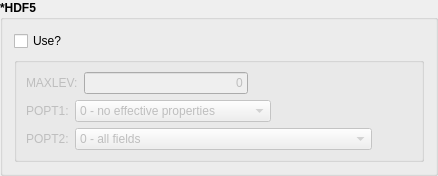
             <widget class="QGroupBox" name="kwhdf5_gb">
              <property name="font">
               <font>
                <weight>75</weight>
                <bold>true</bold>
               </font>
              </property>
              <property name="title">
               <string>*HDF5</string>
              </property>
              <property name="flat">
               <bool>true</bool>
              </property>
              <layout class="QVBoxLayout" name="verticalLayout_29">
               <item>
                <widget class="QCheckBox" name="hdf5_chk">
                 <property name="font">
                  <font>
                   <weight>50</weight>
                   <bold>false</bold>
                  </font>
                 </property>
                 <property name="toolTip">
                  <string>Select to use output results with HDF5</string>
                 </property>
                 <property name="text">
                  <string>Use?</string>
                 </property>
                </widget>
               </item>
               <item>
                <widget class="QGroupBox" name="hdf5_gb">
                 <property name="enabled">
                  <bool>false</bool>
                 </property>
                 <property name="title">
                  <string/>
                 </property>
                 <property name="flat">
                  <bool>true</bool>
                 </property>
                 <layout class="QVBoxLayout" name="verticalLayout_28">
                  <item>
                   <layout class="QVBoxLayout" name="verticalLayout_27">
                    <item>
                     <layout class="QHBoxLayout" name="horizontalLayout_3">
                      <item>
                       <widget class="QLabel" name="maxlev_label">
                        <property name="enabled">
                         <bool>false</bool>
                        </property>
                        <property name="font">
                         <font>
                          <weight>50</weight>
                          <bold>false</bold>
                         </font>
                        </property>
                        <property name="text">
                         <string>MAXLEV:</string>
                        </property>
                       </widget>
                      </item>
                      <item>
                       <widget class="QLineEdit" name="maxlev_text">
                        <property name="enabled">
                         <bool>false</bool>
                        </property>
                        <property name="font">
                         <font>
                          <weight>50</weight>
                          <bold>false</bold>
                         </font>
                        </property>
                        <property name="toolTip">
                         <string>Set maximum level output</string>
                        </property>
                        <property name="text">
                         <string>0</string>
                        </property>
                        <property name="alignment">
                         <set>Qt::AlignRight|Qt::AlignTrailing|Qt::AlignVCenter</set>
                        </property>
                       </widget>
                      </item>
                      <item>
                       <spacer name="horizontalSpacer_16">
                        <property name="orientation">
                         <enum>Qt::Horizontal</enum>
                        </property>
                        <property name="sizeHint" stdset="0">
                         <size>
                          <width>40</width>
                          <height>20</height>
                         </size>
                        </property>
                       </spacer>
                      </item>
                     </layout>
                    </item>
                    <item>
                     <layout class="QHBoxLayout" name="horizontalLayout_6">
                      <item>
                       <widget class="QLabel" name="popt1_label">
                        <property name="font">
                         <font>
                          <weight>50</weight>
                          <bold>false</bold>
                         </font>
                        </property>
                        <property name="text">
                         <string>POPT1:</string>
                        </property>
                       </widget>
                      </item>
                      <item>
                       <widget class="QComboBox" name="popt1_cb">
                        <property name="font">
                         <font>
                          <weight>50</weight>
                          <bold>false</bold>
                         </font>
                        </property>
                        <property name="toolTip">
                         <string>Set HDf5 property output specifier</string>
                        </property>
                        <item>
                         <property name="text">
                          <string>0 - no effective properties</string>
                         </property>
                        </item>
                        <item>
                         <property name="text">
                          <string>1 - effective stiffness</string>
                         </property>
                        </item>
                        <item>
                         <property name="text">
                          <string>2 - effective stiffness and CTEs</string>
                         </property>
                        </item>
                       </widget>
                      </item>
                      <item>
                       <spacer name="horizontalSpacer_17">
                        <property name="orientation">
                         <enum>Qt::Horizontal</enum>
                        </property>
                        <property name="sizeHint" stdset="0">
                         <size>
                          <width>40</width>
                          <height>20</height>
                         </size>
                        </property>
                       </spacer>
                      </item>
                     </layout>
                    </item>
                    <item>
                     <layout class="QHBoxLayout" name="horizontalLayout_5">
                      <item>
                       <widget class="QLabel" name="popt2_label">
                        <property name="font">
                         <font>
                          <weight>50</weight>
                          <bold>false</bold>
                         </font>
                        </property>
                        <property name="text">
                         <string>POPT2:</string>
                        </property>
                       </widget>
                      </item>
                      <item>
                       <widget class="QComboBox" name="popt2_cb">
                        <property name="font">
                         <font>
                          <weight>50</weight>
                          <bold>false</bold>
                         </font>
                        </property>
                        <property name="toolTip">
                         <string>Set HDf5 field output specifier</string>
                        </property>
                        <item>
                         <property name="text">
                          <string>0 - all fields</string>
                         </property>
                        </item>
                        <item>
                         <property name="text">
                          <string>1 - no inelatic/thermal strains</string>
                         </property>
                        </item>
                        <item>
                         <property name="text">
                          <string>2 - no inelastic/thermal strains, no damage/failure</string>
                         </property>
                        </item>
                       </widget>
                      </item>
                      <item>
                       <spacer name="horizontalSpacer_18">
                        <property name="orientation">
                         <enum>Qt::Horizontal</enum>
                        </property>
                        <property name="sizeHint" stdset="0">
                         <size>
                          <width>40</width>
                          <height>20</height>
                         </size>
                        </property>
                       </spacer>
                      </item>
                     </layout>
                    </item>
                   </layout>
                  </item>
                 </layout>
                </widget>
               </item>
              </layout>
             </widget>
